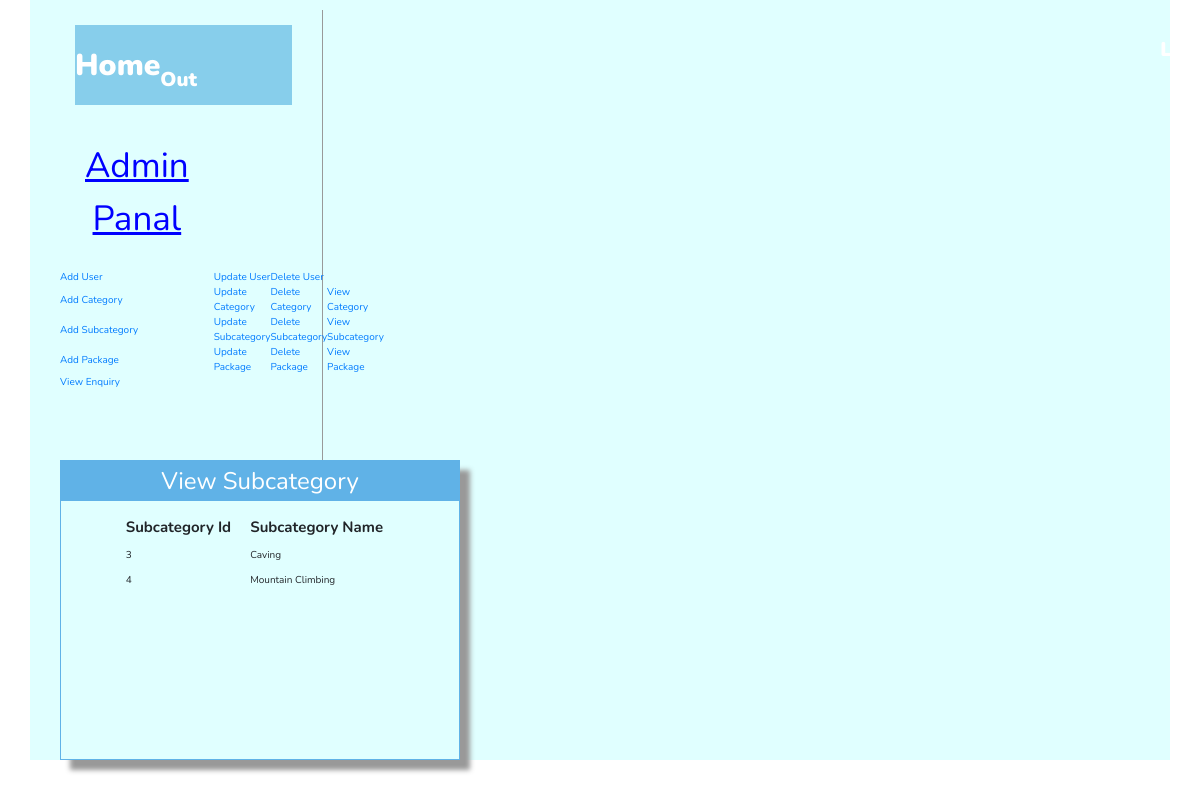
The page /Admin/viewsubcategory.php (signed in) on the database its author committed.
### tables this page shows
CREATE TABLE `subcategory` (
  `Subcatid` int(11) NOT NULL,
  `Subcatname` varchar(100) NOT NULL,
  `Catid` int(11) NOT NULL,
  `Pic` varchar(100) NOT NULL,
  `Detail` varchar(500) NOT NULL
);

### Admin/viewsubcategory.php (the view, shortened to what this page needs)
<!DOCTYPE html>
<html>
<head>
<link href="style.css" rel="stylesheet" type="text/css" />
<link href="../css/bootstrap.css" rel='stylesheet' type='text/css'/>
<link href="../css/style.css" rel="stylesheet" type="text/css" media="all"/>
</head>
<body>
<?php include('function.php'); ?>
<div style="padding-top:10px; background: lightcyan; min-height:570px" class="container">
<div class="col-sm-3" style="border-right:1px solid #999; min-height:450px;">
<?php include('left.php'); ?>
</div>
<div class="col-sm-9">
<form method="post">
<table border="0" width="400px" height="300px" align="center" class="tableshadow">
<tr><td class="toptd">View Subcategory</td></tr>
<tr><td align="center" valign="top" style="padding-top:10px;">
<table border="0" align="center" width="70%" >
<tr><td style="font-size:15px; padding:5px; font-weight:bold;">Subcategory Id</td>
<td style="font-size:15px; padding:5px; font-weight:bold;">Subcategory Name</td></tr>
<?php
$s="select * from subcategory";
$result=mysqli_query($cn,$s);
while($data=mysqli_fetch_array($result))
{
		echo "<tr><td style=' padding:5px;'>$data[0]</td><td style=' padding:5px;'>$data[1]</td></tr>";
}
?>
</table>
</td></tr></table>
</form>
</div>
</div>
</body>
</html>

### Admin/style.css (style rules this page uses)
.tableshadow { box-shadow:10px 10px 5px #999; padding-top:40px; border:solid 1px #60b2e7 }
.toptd { color:white; font-size:24px; text-align:center; height:40px; background-color:#60b2e7 }

### style.css (style rules this page uses)
:root { --orange: #ffa500; }
* { font-family: 'Nunito', sans-serif; margin: 0; padding: 0; box-sizing: border-box; text-transform: capitalize; outline: none; border: none; text-decoration: none; transition: all .2s linear; }
html { font-size: 62.5%; overflow-x: hidden; scroll-padding-top: 6rem; scroll-behavior: smooth; }

### rows shown on the page
subcategory: Subcatid "3", Subcatname "Caving"
subcategory: Subcatid "4", Subcatname "Mountain Climbing"
